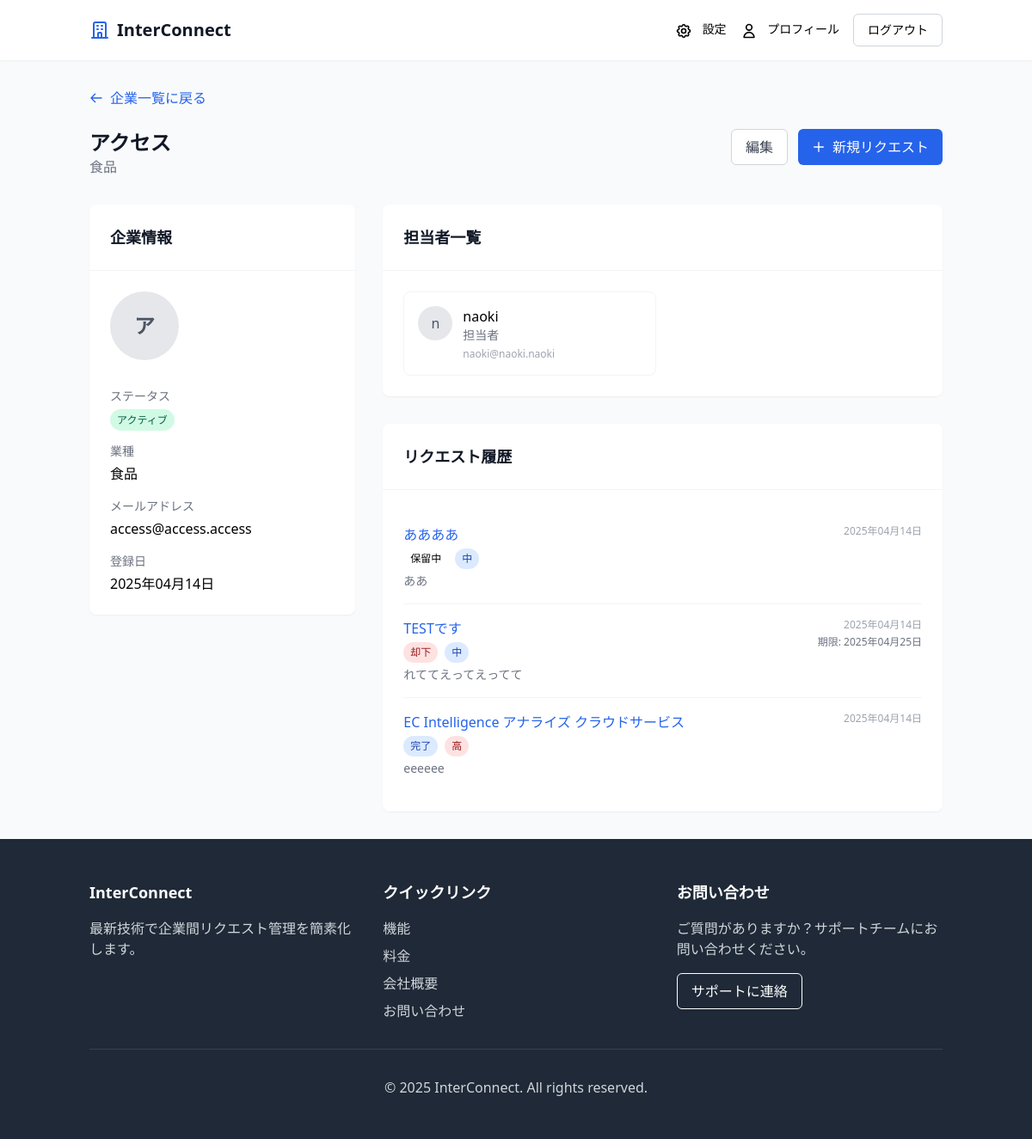
The page /companies/3/ (signed in) on the database its author committed.
### core/models.py (models this page shows, shortened)
class Company(models.Model):
    name = models.CharField(max_length=100)
    industry = models.CharField(max_length=100)
    email = models.EmailField()
    phone = models.CharField(max_length=20, blank=True)
    address = models.TextField(blank=True)
    status = models.CharField(max_length=20, choices=(
        ('active', 'アクティブ'),
        ('inactive', '非アクティブ'),
        ('pending', '保留中'),
    ), default='active')
    created_at = models.DateTimeField(auto_now_add=True)
    updated_at = models.DateTimeField(auto_now=True)

class User(AbstractUser):
    company = models.ForeignKey('Company', on_delete=models.CASCADE, related_name='employees', null=True)
    role = models.CharField(max_length=100, blank=True)

class Request(models.Model):
    STATUS_CHOICES = (
        ('pending', '保留中'),
        ('reviewed', 'レビュー中'),
        ('approved', '承認済み'),
        ('completed', '完了'),
        ('rejected', '却下'),
    )
    PRIORITY_CHOICES = (
        ('low', '低'),
        ('medium', '中'),
        ('high', '高'),
    )
    title = models.CharField(max_length=200)
    description = models.TextField()
    sender_company = models.ForeignKey(Company, on_delete=models.CASCADE, related_name='sent_requests')
    receiver_company = models.ForeignKey(Company, on_delete=models.CASCADE, related_name='received_requests')
    requester = models.ForeignKey(User, on_delete=models.CASCADE, related_name='requests')
    category = models.CharField(max_length=100)
    status = models.CharField(max_length=20, choices=STATUS_CHOICES, default='pending')
    priority = models.CharField(max_length=10, choices=PRIORITY_CHOICES, default='medium')
    created_at = models.DateTimeField(auto_now_add=True)
    updated_at = models.DateTimeField(auto_now=True)
    due_date = models.DateField(null=True, blank=True)

### core/views.py (the view)
# urls.py: path('companies/<int:pk>/', views.company_detail, name='company_detail'),
@login_required
def company_detail(request, pk):
    company = get_object_or_404(Company, pk=pk)
    user = request.user
    connected_companies = Company.objects.filter(
        Q(sent_requests__receiver_company=user.company) |
        Q(received_requests__sender_company=user.company)
    ).distinct()
    if company not in connected_companies and company != user.company:
        messages.error(request, "この企業の詳細を閲覧する権限がありません。")
        return redirect('dashboard')
    contacts = User.objects.filter(company=company)
    requests = Request.objects.filter(
        Q(sender_company=company) | Q(receiver_company=company)
    ).order_by('-created_at')
    paginator = Paginator(requests, 5)  # 1ページあたり5件
    page = request.GET.get('page', 1)
    try:
        requests = paginator.page(page)
    except PageNotAnInteger:
        requests = paginator.page(1)
    except EmptyPage:
        requests = paginator.page(paginator.num_pages)
    context = {
        'company': company,
        'contacts': contacts,
        'requests': requests,
    }
    return render(request, 'companies/detail.html', context)

### core/templates/companies/detail.html (shortened to what this page needs)
{% extends 'base.html' %}
{% block content %}
<div class="mb-6">
    <a href="{% url 'company_list' %}" class="flex items-center text-blue-600 hover:text-blue-800">
        <svg xmlns="http://www.w3.org/2000/svg" class="h-4 w-4 mr-2" fill="none" viewBox="0 0 24 24" stroke="currentColor">
            <path stroke-linecap="round" stroke-linejoin="round" stroke-width="2" d="M10 19l-7-7m0 0l7-7m-7 7h18" />
        </svg>
        企業一覧に戻る
    </a>
</div>
<div class="flex justify-between items-start mb-8">
    <div>
        <h2 class="text-2xl font-bold text-gray-900">{{ company.name }}</h2>
        <p class="text-gray-500">{{ company.industry }}</p>
    </div>
    <div class="flex space-x-3">
        <a href="{% url 'company_edit' company.id %}" class="px-4 py-2 bg-white border border-gray-300 rounded-md text-gray-700 hover:bg-gray-50">
            編集
        </a>
        <button hx-get="{% url 'new_request' %}?company_id={{ company.id }}" hx-target="#modal-container" class="px-4 py-2 bg-blue-600 text-white rounded-md hover:bg-blue-700 flex items-center">
            <svg xmlns="http://www.w3.org/2000/svg" class="h-4 w-4 mr-2" fill="none" viewBox="0 0 24 24" stroke="currentColor">
                <path stroke-linecap="round" stroke-linejoin="round" stroke-width="2" d="M12 4v16m8-8H4" />
            </svg>
            新規リクエスト
        </button>
    </div>
</div>
<div class="grid md:grid-cols-3 gap-8">
    <div class="md:col-span-1">
        <div class="bg-white rounded-lg shadow-sm">
            <div class="p-6 border-b border-gray-100">
                <h3 class="text-lg font-semibold text-gray-900">企業情報</h3>
            </div>
            <div class="p-6">
                <div class="mb-8">
                    <div class="w-20 h-20 rounded-full bg-gray-200 flex items-center justify-center text-gray-600 text-2xl font-semibold">
                        {{ company.name.0 }}
                    </div>
                </div>
                <div class="space-y-4">
                    <div>
                        <p class="text-sm text-gray-500 mb-1">ステータス</p>
                        {% if company.status == 'active' %}
                        <span class="px-2 py-1 rounded-full text-xs font-medium bg-green-100 text-green-800">アクティブ</span>
                        {% elif company.status == 'inactive' %}
                        <span class="px-2 py-1 rounded-full text-xs font-medium bg-gray-100 text-gray-800">非アクティブ</span>
                        {% elif company.status == 'pending' %}
                        <span class="px-2 py-1 rounded-full text-xs font-medium bg-amber-100 text-amber-800">保留中</span>
                        {% endif %}
                    </div>
                    <div>
                        <p class="text-sm text-gray-500 mb-1">業種</p>
                        <p>{{ company.industry }}</p>
                    </div>
                    <div>
                        <p class="text-sm text-gray-500 mb-1">メールアドレス</p>
                        <p>{{ company.email }}</p>
                    </div>
                    <div>
                        <p class="text-sm text-gray-500 mb-1">登録日</p>
                        <p>{{ company.created_at|date:"Y年m月d日" }}</p>
                    </div>
                </div>
            </div>
        </div>
    </div>
    <div class="md:col-span-2">
        <div class="bg-white rounded-lg shadow-sm mb-8">
            <div class="p-6 border-b border-gray-100">
                <h3 class="text-lg font-semibold text-gray-900">担当者一覧</h3>
            </div>
            <div class="p-6">
                {% if contacts %}
                <div class="grid grid-cols-1 md:grid-cols-2 gap-4">
                    {% for contact in contacts %}
                    <div class="flex items-start p-4 border border-gray-100 rounded-lg hover:bg-gray-50">
                        <div class="w-10 h-10 rounded-full bg-gray-200 flex items-center justify-center text-gray-600 font-medium mr-3">
                            {{ contact.first_name.0|default:contact.username.0 }}
                        </div>
                        <div>
                            <p class="font-medium">{{ contact.get_full_name|default:contact.username }}</p>
                            <p class="text-sm text-gray-500">{{ contact.role|default:"担当者" }}</p>
                            <p class="text-xs text-gray-400 mt-1">{{ contact.email }}</p>
                        </div>
                    </div>
                    {% endfor %}
                </div>
                {% else %}
                <p class="text-center text-gray-500 py-6">担当者情報はありません</p>
                {% endif %}
            </div>
        </div>
        <div class="bg-white rounded-lg shadow-sm">
            <div class="p-6 border-b border-gray-100">
                <h3 class="text-lg font-semibold text-gray-900">リクエスト履歴</h3>
            </div>
            <div class="p-6">
                <ul class="divide-y divide-gray-100">
                    {% for request in requests %}
                    <li class="py-4">
                        <div class="flex justify-between items-start">
                            <div>
                                <a href="{% url 'request_detail' request.id %}" class="font-medium text-blue-600 hover:underline">{{ request.title }}</a>
                                <div class="flex items-center mt-1 space-x-2">
                                    {% if request.status == 'pending' %}
                                    <span class="px-2 py-1 rounded-full text-xs font-medium bg-amber-100 text-amber-800">保留中</span>
                                    {% elif request.status == 'reviewed' %}
                                    <span class="px-2 py-1 rounded-full text-xs font-medium bg-purple-100 text-purple-800">レビュー中</span>
                                    {% elif request.status == 'approved' %}
                                    <span class="px-2 py-1 rounded-full text-xs font-medium bg-green-100 text-green-800">承認済み</span>
                                    {% elif request.status == 'completed' %}
                                    <span class="px-2 py-1 rounded-full text-xs font-medium bg-blue-100 text-blue-800">完了</span>
                                    {% elif request.status == 'rejected' %}
                                    <span class="px-2 py-1 rounded-full text-xs font-medium bg-red-100 text-red-800">却下</span>
                                    {% else %}
                                    <span class="px-2 py-1 rounded-full text-xs font-medium bg-gray-100 text-gray-800">不明</span>
                                    {% endif %}
                                    {% if request.priority == 'high' %}
                                    <span class="px-2 py-1 rounded-full text-xs font-medium bg-red-100 text-red-800">高</span>
                                    {% elif request.priority == 'medium' %}
                                    <span class="px-2 py-1 rounded-full text-xs font-medium bg-blue-100 text-blue-800">中</span>
                                    {% elif request.priority == 'low' %}
                                    <span class="px-2 py-1 rounded-full text-xs font-medium bg-gray-100 text-gray-800">低</span>
                                    {% endif %}
                                </div>
                                <p class="text-sm text-gray-500 mt-1">{{ request.description|truncatechars:100 }}</p>
                            </div>
                            <div class="text-right">
                                <p class="text-xs text-gray-400">{{ request.created_at|date:"Y年m月d日" }}</p>
                                {% if request.due_date %}
                                <p class="text-xs text-gray-500 mt-1">期限: {{ request.due_date|date:"Y年m月d日" }}</p>
                                {% endif %}
                            </div>
                        </div>
                    </li>
                    {% empty %}
                    <li class="py-6 text-center text-gray-500">この企業とのリクエスト履歴はありません</li>
                    {% endfor %}
                </ul>
            </div>
        </div>
    </div>
</div>
{% endblock %}

### rows shown on the page
Company: name "アクセス", industry "食品", name.0 "ア", email "access@access.access", created_at "2025年04月14日"
User: first_name.0 "n", get_full_name "naoki", role "担当者", email "naoki@naoki.naoki"
Request: title "ああああ", status "保留中", priority "中", description "ああ", created_at "2025年04月14日"
Request: title "TESTです", status "却下", priority "中", description "れててえってえってて", created_at "2025年04月14日", due_date "2025年04月25日"
Request: title "EC Intelligence アナライズ クラウドサービス", status "完了", priority "高", description "eeeeee", created_at "2025年04月14日"
